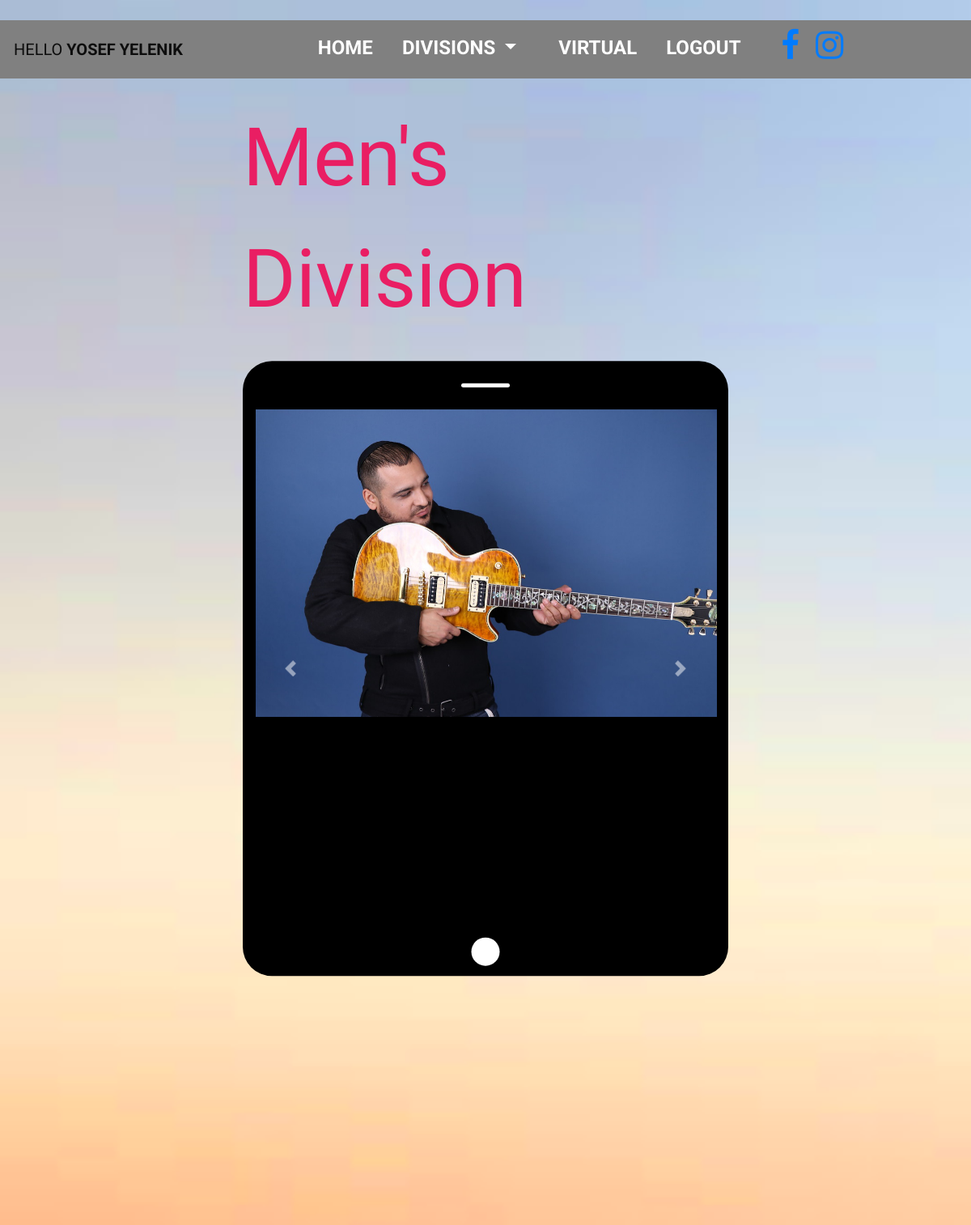
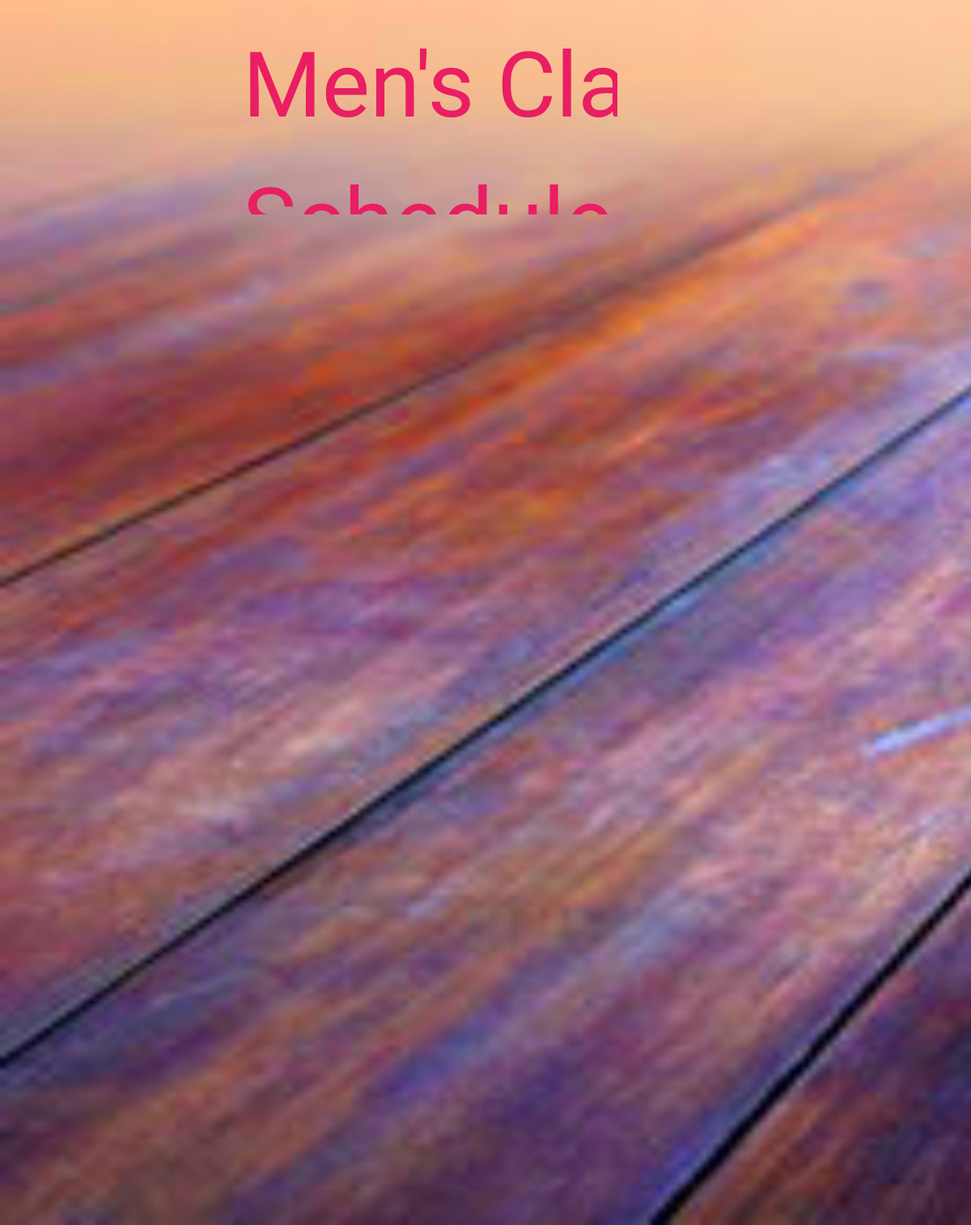
Before: /men (signed in) with the older database file (2 pictures, top to bottom).
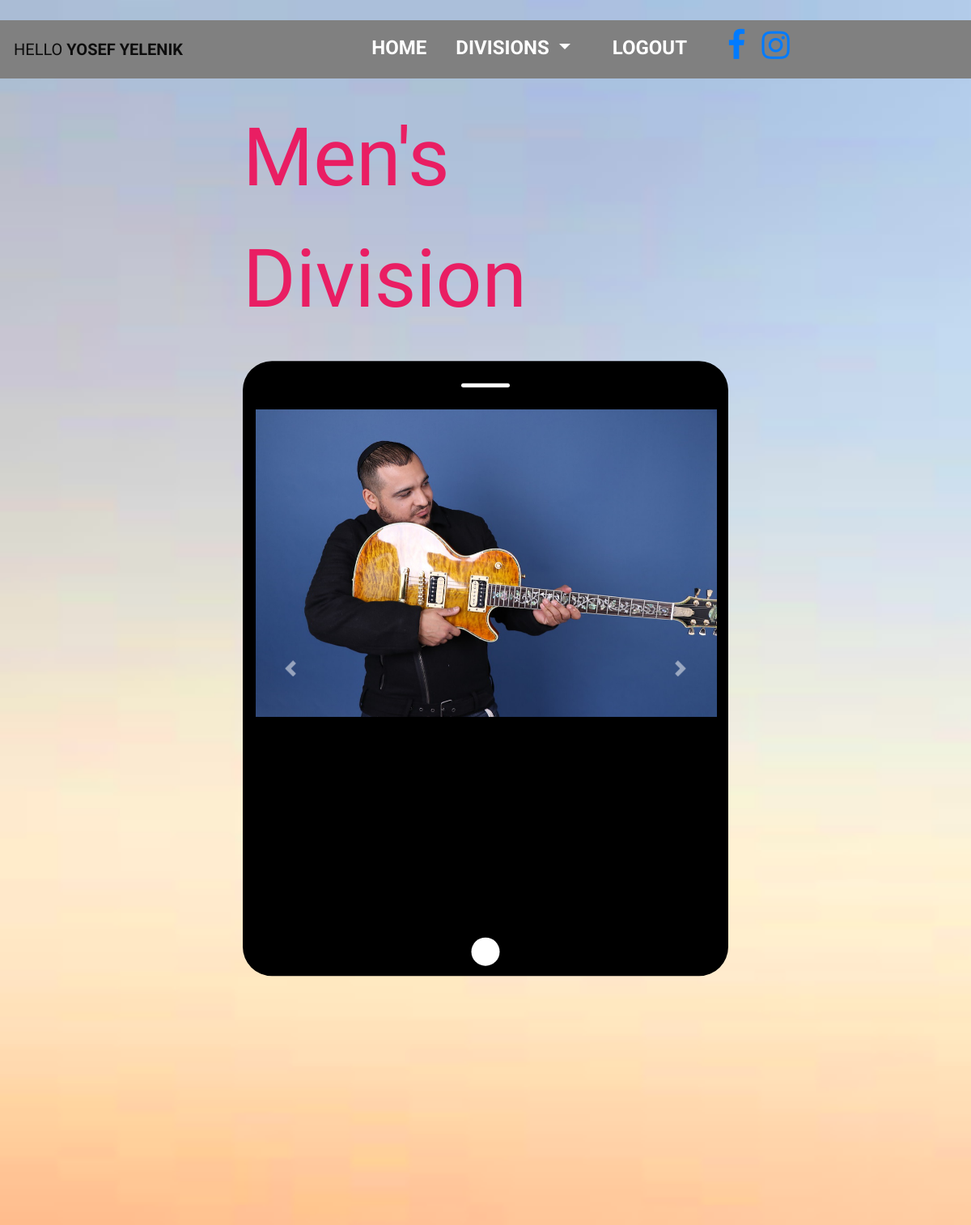
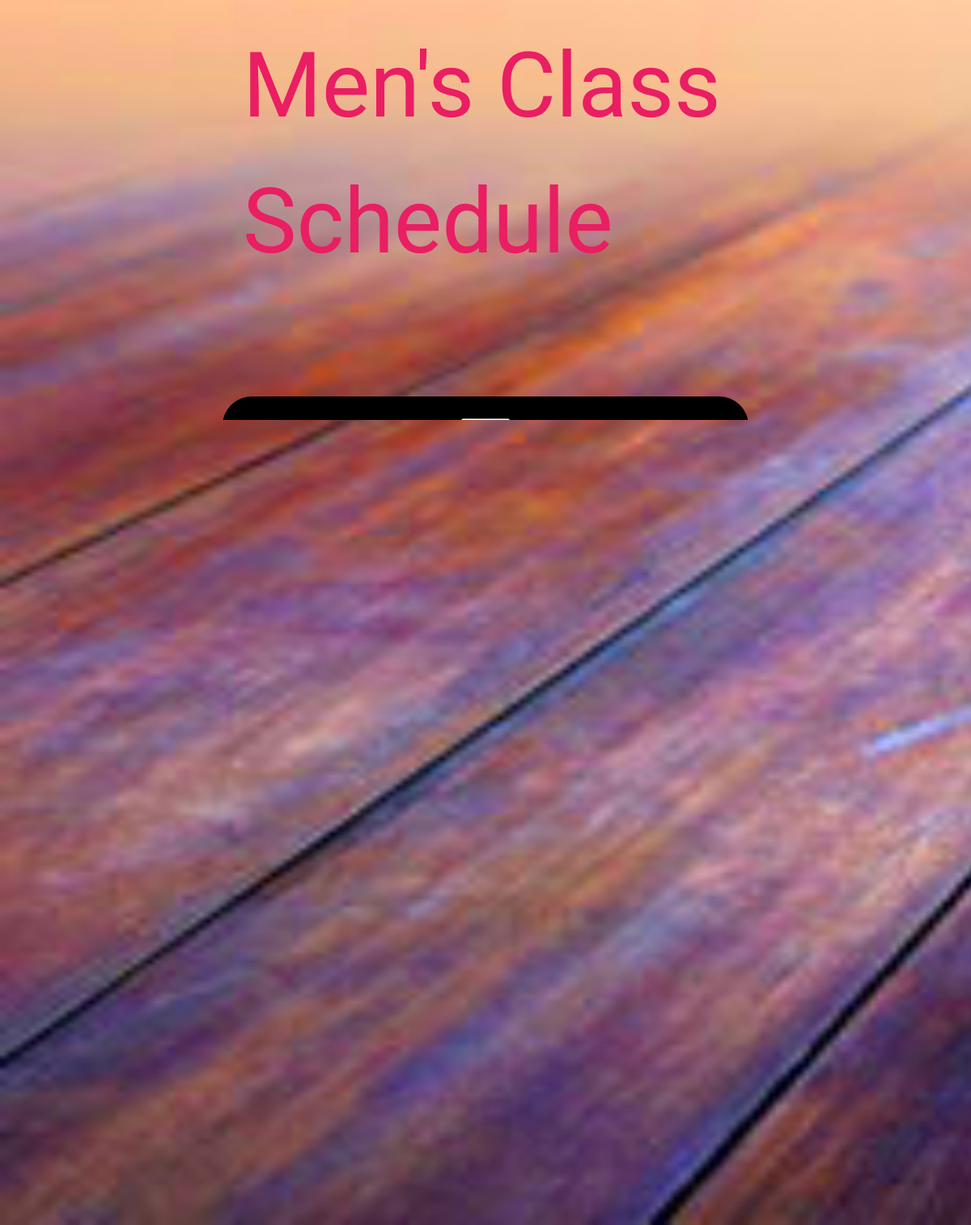
After: the same page with the newer database file (2 pictures, top to bottom).
### center_app/views.py (the view)
@main_blueprint.route("/men",methods=['GET','POST'])
def men():
    return flask.render_template("/men.html")

### center_app/auth/models.py (called while the page is built)
@login_mgr.user_loader
def user_loader(user_id):
    return User.query.get(user_id)

### center_app/templates/men.html (shortened to what this page needs)
{% extends 'base_limit.html' %}
        {% block content %}
<div class="divisions-outer">
    <div class="text-logo divisions-title">Men's Division</div>
    <div class="divisions-gallery carousel slide tablet" data-ride="carousel">
        <div  class="divisions-pics carousel-inner" style="background-color:black;">
            <div class="carousel-item active">
                <img class="d-block w-100" src="/static/men1.jpg" alt="First slide">
            </div>
        </div>
        <a class="carousel-control-prev" href="#carouselExampleControls" role="button" data-slide="prev">
            <span class="carousel-control-prev-icon" aria-hidden="true"></span>
        </a>
        <a class="carousel-control-next" href="#carouselExampleControls" role="button" data-slide="next">
            <span class="carousel-control-next-icon" aria-hidden="true"></span>
        </a>
    </div>
    <div class="text-logo schedule-title">Men's Class Schedule</div>
    <div class="schedule-outer tablet">
        <img class="schedule-img d-block w-100" src="/static/schedule.jpg">
    </div>
</div>
        {% endblock content %}

### center_app/templates/base_limit.html (shortened to what the changed rows need)
<!DOCTYPE html>
<html>
<head>
<link rel="stylesheet" href="https://cdnjs.cloudflare.com/ajax/libs/font-awesome/4.7.0/css/font-awesome.min.css">
      <link href="https://unpkg.com/aos@2.3.1/dist/aos.css" rel="stylesheet">
	<link rel="stylesheet" href="https://stackpath.bootstrapcdn.com/bootstrap/4.2.1/css/bootstrap.min.css">
</head>
<body  style="background-size:cover;background-image:url('/static/logo100.png');background-attachment: fixed; background-repeat: no-repeat;">
          <nav class="navbar navbar-expand-xl navbar-light fixed-top ">
<div class="collapse navbar-collapse justify-content-center" id="collapsibleNavbar" >
              <ul class="navbar-nav " >
{% if current_user.role==3 or current_user.membership_status=="virtual" %}
                    <li class="nav-item">
                  <a class="nav-link " id="virtual" href="{{url_for('main.virtual')}}" onmouseover="this.style.background='gray';this.style.color='white';" onmouseout="this.style.background='none';this.style.color='gray';">VIRTUAL</a>
                </li>
                    {% endif %}
 <li>
                       <h1> <a href="https://www.facebook.com/theroyalprojectcmd" class="fa fa-facebook"></a>&nbsp
                           <a href="https://www.instagram.com/theroyalprojectcmd" class="fa fa-instagram"></a></h1>
                </li>
               </ul>
</div>
          </nav>
<footer class="page-footer font-small pt-4 footer-break" style="background-color:lightgray;margin-bottom:-50px;width:100%;">
  <div class="container-fluid text-center text-md-left">
    <div class="row">
      <div class="col-md-6 mt-md-0 mt-3">
<h1> <a href="https://www.facebook.com/theroyalprojectcmd" class="fa fa-facebook"></a>&nbsp&nbsp&nbsp
          <a href="https://www.instagram.com/theroyalprojectcmd" class="fa fa-instagram"></a></h1>
      </div>
  <div class="col-md-3 mb-md-0 mb-3">
        <ul class="list-unstyled">
            {% if current_user.is_authenticated and current_user.membership_status=="virtual" %}
          <li>
            <a href="{{url_for('main.virtual')}}">Virtual</a>
          </li>
            {% endif %}
        </ul>
      </div>
    </div>
  </div>
</footer>

Changed rows visible on the page:
changed User "YOSEF YELENIK": membership_status "virtual" → "on-site" (drawn)
Other visible differences:
text no longer shown: "VIRTUAL Virtual"
